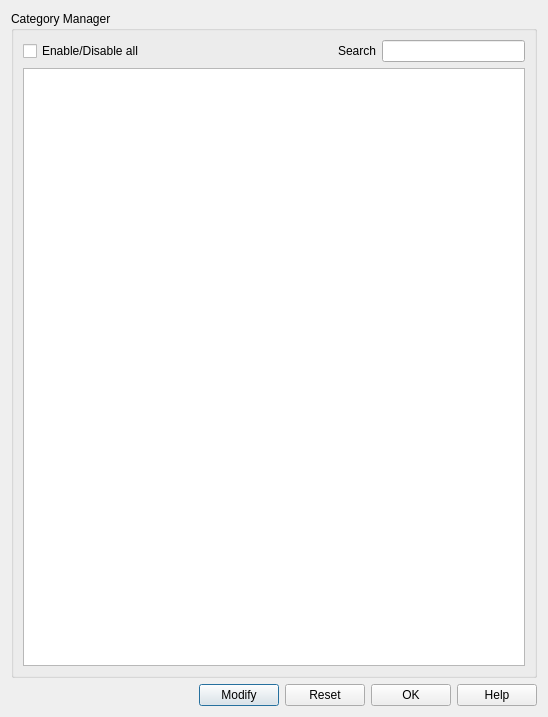
<?xml version="1.0" encoding="UTF-8"?>
<ui version="4.0">
 <class>CategoryManagerUI</class>
 <widget class="QDialog" name="CategoryManagerUI">
  <property name="geometry">
   <rect>
    <x>0</x>
    <y>0</y>
    <width>548</width>
    <height>717</height>
   </rect>
  </property>
  <property name="sizePolicy">
   <sizepolicy hsizetype="MinimumExpanding" vsizetype="MinimumExpanding">
    <horstretch>0</horstretch>
    <verstretch>0</verstretch>
   </sizepolicy>
  </property>
  <property name="windowTitle">
   <string>Category Manager</string>
  </property>
  <layout class="QGridLayout" name="gridLayout_2">
   <item row="0" column="0">
    <widget class="QGroupBox" name="CategoryManagerGroup">
     <property name="sizePolicy">
      <sizepolicy hsizetype="MinimumExpanding" vsizetype="MinimumExpanding">
       <horstretch>0</horstretch>
       <verstretch>0</verstretch>
      </sizepolicy>
     </property>
     <property name="minimumSize">
      <size>
       <width>300</width>
       <height>150</height>
      </size>
     </property>
     <property name="title">
      <string>Category Manager</string>
     </property>
     <property name="checkable">
      <bool>false</bool>
     </property>
     <layout class="QGridLayout" name="gridLayout">
      <item row="0" column="0">
       <layout class="QHBoxLayout" name="horizontalLayout_3">
        <item>
         <widget class="QCheckBox" name="chkEnable">
          <property name="text">
           <string>Enable/Disable all</string>
          </property>
         </widget>
        </item>
        <item>
         <spacer name="horizontalSpacer_2">
          <property name="orientation">
           <enum>Qt::Horizontal</enum>
          </property>
          <property name="sizeHint" stdset="0">
           <size>
            <width>40</width>
            <height>20</height>
           </size>
          </property>
         </spacer>
        </item>
        <item>
         <layout class="QHBoxLayout" name="horizontalLayout_2">
          <item>
           <widget class="QLabel" name="label">
            <property name="text">
             <string>Search</string>
            </property>
           </widget>
          </item>
          <item>
           <widget class="QLineEdit" name="txtSearch">
            <property name="text">
             <string/>
            </property>
           </widget>
          </item>
         </layout>
        </item>
       </layout>
      </item>
      <item row="1" column="0">
       <widget class="QTableView" name="lstCategory">
        <property name="enabled">
         <bool>true</bool>
        </property>
        <property name="editTriggers">
         <set>QAbstractItemView::AllEditTriggers</set>
        </property>
        <property name="alternatingRowColors">
         <bool>true</bool>
        </property>
        <property name="selectionMode">
         <enum>QAbstractItemView::ExtendedSelection</enum>
        </property>
        <property name="selectionBehavior">
         <enum>QAbstractItemView::SelectRows</enum>
        </property>
       </widget>
      </item>
     </layout>
    </widget>
   </item>
   <item row="1" column="0">
    <layout class="QHBoxLayout" name="horizontalLayout">
     <item>
      <spacer name="horizontalSpacer">
       <property name="orientation">
        <enum>Qt::Horizontal</enum>
       </property>
       <property name="sizeHint" stdset="0">
        <size>
         <width>78</width>
         <height>20</height>
        </size>
       </property>
      </spacer>
     </item>
     <item>
      <widget class="QPushButton" name="cmdModify">
       <property name="toolTip">
        <string>Add/Remove categories for the selected model.</string>
       </property>
       <property name="text">
        <string>Modify</string>
       </property>
      </widget>
     </item>
     <item>
      <widget class="QPushButton" name="cmdReset">
       <property name="toolTip">
        <string>Reset categories for selected models.</string>
       </property>
       <property name="text">
        <string>Reset</string>
       </property>
      </widget>
     </item>
     <item>
      <widget class="QPushButton" name="cmdOK">
       <property name="text">
        <string>OK</string>
       </property>
       <property name="autoDefault">
        <bool>true</bool>
       </property>
      </widget>
     </item>
     <item>
      <widget class="QPushButton" name="cmdHelp">
       <property name="text">
        <string>Help</string>
       </property>
       <property name="autoDefault">
        <bool>true</bool>
       </property>
      </widget>
     </item>
    </layout>
   </item>
  </layout>
 </widget>
 <resources/>
 <connections/>
</ui>
